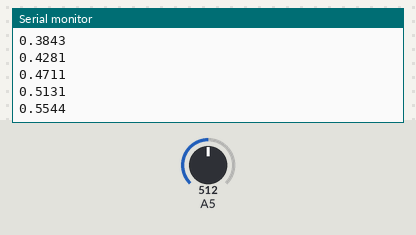
A sketch run on a simulated Arduino Uno R4 Minima. Parts: the last lines printed to the serial monitor. Inputs (shaded band) come from the test bench; at power-on: A5 = 512 (analog values on the 0–1023 scale).

Above: at 1.2 s.
1.3 s: A5 set to 716
At 1.31 s:
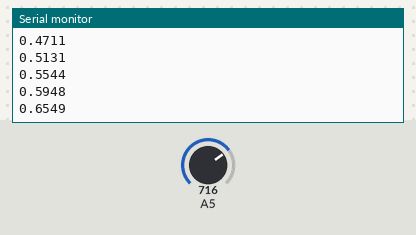
2.8 s: A5 set to 900
At 2.81 s:
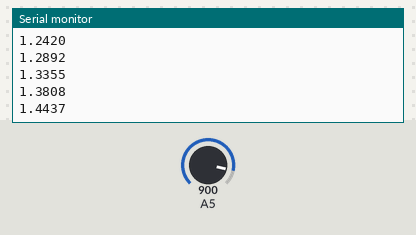
Timing chart, 0 to 5.8 s (numbered marks = the images above; inputs shaded):
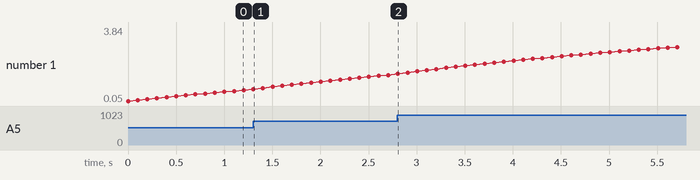

The sketch:

temp_moniter_1.ino
```cpp
// This code is used to get the voltage reading to measure the VCSEL temperature using the source meter setup

float filteredVoltage = 0;
const float alpha = 0.02; // Smoothing factor (0.01 to 0.1)

void setup() {
  Serial.begin(115200);

  // This is the magic line for the R4 Minima
  analogReadResolution(14);
}

void loop() {
  int rawADC = analogRead(A5);
  float currentVoltage = rawADC * (5.15 / 16383.0);

  // EMA Filter: 90% old data, 10% new data
  filteredVoltage = (alpha * currentVoltage) + ((1.0 - alpha) * filteredVoltage);

  Serial.println(filteredVoltage, 4);
  // Serial.println(currentVoltage, 4);
  delay(100); // Faster sampling helps the filter
} 
```

Measured:
- after the input at 1.3 s, the serial monitor: prints a new line at once (image 1)
- plotted number 1: 0.59 → 1.38 after the input at 1.3 s
